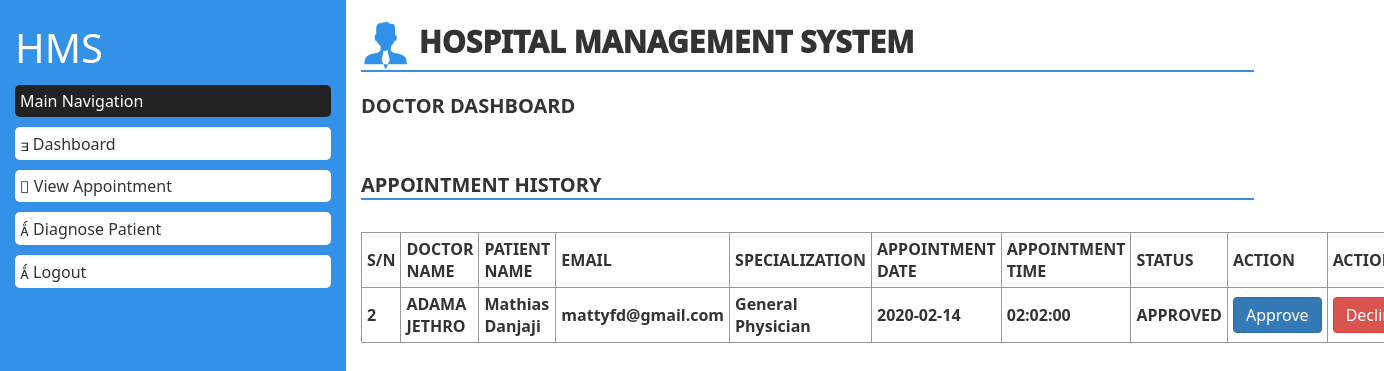
Screenshot of /doctor/appoint.php (signed in) with the database file from the repository.
### tables this page shows
CREATE TABLE `appointment` (
  `id` int(11) NOT NULL auto_increment,
  `dname` varchar(30) NOT NULL,
  `pname` varchar(30) NOT NULL,
  `email` varchar(30) NOT NULL,
  `spec` varchar(70) NOT NULL,
  `adate` date NOT NULL,
  `atime` time NOT NULL,
  `status` varchar(30) NOT NULL,
  `appoint_time` timestamp NOT NULL default CURRENT_TIMESTAMP on update CURRENT_TIMESTAMP,
  PRIMARY KEY  (`id`)
);

### doctor/appoint.php (the view, shortened to what this page needs)
<?php
$email = $_SESSION['email'];
include("../server.php");
include("../db_connection.php");
$try = "SELECT * FROM doctor WHERE email = '$email'";
$exe = mysqli_query($dbcon,$try);
$exer = mysqli_fetch_assoc($exe);
$docname = $exer['name'];
 ?>
<!DOCTYPE html>
<html>
<head>
	<link rel="stylesheet" type="text/css" href="../bootstrap-3.3.7-dist/css/bootstrap.min.css">
	<link rel="stylesheet" type="text/css" href="../css/style.css">
</head>
<body>
	<section id="pdash">
		<div class="container-fluid">
			<div class="row">
				<div class="col-md-3">
					<h3>HMS</h3>
					<h4>Main Navigation</h4>
					<a href="dashboard.php" style="color: #333;text-decoration: none;"><p><span class="glyphicon glyphicon-home"></span> Dashboard</p></a>
					<a href="appoint.php" style="color: #333;text-decoration: none;"><p><span class="glyphicon glyphicon-edit"></span> View Appointment</p></a>
					<a href="diagnose.php" style="color: #333;text-decoration: none;"><p><span class="glyphicon glyphicon-th-large"></span> Diagnose Patient</p></a>
						<a href="../index.php" style="color: #333;text-decoration: none;"><p><span class="glyphicon glyphicon-th-large"></span> Logout</p></a>
				</div>
				<div class="col-md-8">
					<h3 style="font-size: 30px !important;font-weight: 1000 !important"><img src="../images/grid-img1.png" style="width: 50px;height: 50px"> HOSPITAL MANAGEMENT SYSTEM </h3>
					<h1>DOCTOR DASHBOARD</h1>
					<br>
					<h3 style="font-size: 20px !important;font-weight: 600 !important">APPOINTMENT HISTORY</h3>
				<br>
					<table width="100%" border="1">
						<tr>
							<td>S/N</td>
							<td>DOCTOR NAME</td>
							<td>PATIENT NAME</td>
							<td>EMAIL</td>
							<td>SPECIALIZATION</td>
							<td>APPOINTMENT DATE</td>
							<td>APPOINTMENT TIME</td>
							<td>STATUS</td>
							<td>ACTION</td>
							<td>ACTION</td>
						</tr>
						<?php
						$sql = "SELECT * FROM Appointment WHERE dname = '$docname'";
						$run = mysqli_query($dbcon,$sql);
						while ($row=mysqli_fetch_assoc($run)) {
						 ?>
						 	<tr>
						 		<td><?php echo $row['id']; ?></td>
						 		<td><?php echo $row['dname']; ?></td>
						 		<td><?php echo $row['pname']; ?></td>
						 		<td><?php echo $row['email']; ?></td>
						 		<td><?php echo $row['spec']; ?></td>
						 		<td><?php echo $row['adate']; ?></td>
						 		<td><?php echo $row['atime']; ?></td>
						 		<td><?php echo $row['status']; ?></td>
						 		<td><a href="approve.php?id=<?php echo  $row['id']; ?>"><button class="btn btn-primary">Approve</button></a></td>
						 		<td><a href="decline.php?id=<?php echo  $row['id']; ?>"><button class="btn btn-danger">Decline</button></a></td>
						 	</tr>
						<?php } ?>
					</table>
				</div>
			</div>
		</div>
	</section>
</body>
</html>

### css/style.css (style rules this page uses)
* { margin: 0; padding: 0; font: 16px "Segoe UI" , Tahoma, Verdana, Tahoma, Arial, "Helvetica Neue" , Helvetica, Sans-Serif !important; }
#pdash .col-md-3 { background-color: #3391E7; height: 100vh; }
#pdash .col-md-3 h3 { font-size: 40px !important; color: #fff; font-weight: 1000; }
#pdash .col-md-3 h4 { color: #fff; background-color: #222; padding: 5px; border-radius: 5px; }
#pdash .col-md-3 p { color: #333; background-color: #fff; padding: 5px; border-radius: 5px; }
#pdash .col-md-8 h3 { border-bottom: 2px solid #3391E7; }
#pdash .col-md-8 h1 { font-size: 20px !important; font-weight: 600 !important; }

### doctor/appoint.php (style rules this page uses)
td { padding: 5px; border: 1px solid #999; font-weight: 600 !important; }

### rows the page displays
appointment: id "2", dname "ADAMA JETHRO", pname "Mathias Danjaji", email "mattyfd@gmail.com", spec "General Physician", adate "2020-02-14", atime "02:02:00", status "APPROVED"
